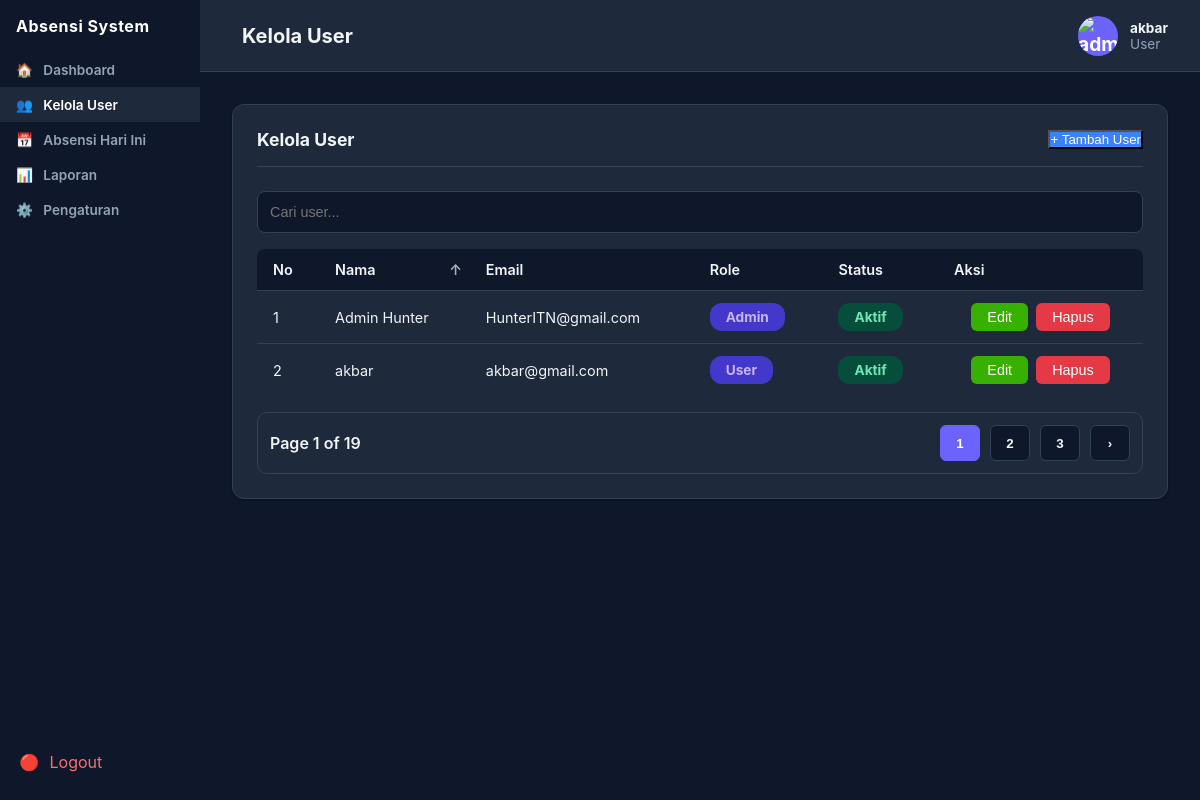
The app's page /admin/kelola_user.php (signed in) with its own data.
### tables this page shows
CREATE TABLE `users` (
  `id` int(11) NOT NULL,
  `username` varchar(50) NOT NULL,
  `password` varchar(255) NOT NULL,
  `nama_lengkap` varchar(100) NOT NULL,
  `email` varchar(100) NOT NULL,
  `level` enum('admin','user') DEFAULT 'user',
  `foto` varchar(255) DEFAULT NULL,
  `created_at` timestamp NULL DEFAULT current_timestamp(),
  `role` varchar(20) NOT NULL DEFAULT 'user',
  `status` varchar(20) NOT NULL DEFAULT 'aktif'
);

### admin/kelola_user.php (the view, shortened to what this page needs)
<?php
include '../koneksi.php';
$tema = 'light';
$sql_tema = "SELECT tema FROM pengaturan LIMIT 1";
$result_tema = mysqli_query($conn, $sql_tema);
if ($result_tema && mysqli_num_rows($result_tema) > 0) {
    $row_tema = mysqli_fetch_assoc($result_tema);
    $tema = $row_tema['tema'] ?? 'light';
}
$role         = $_SESSION['role'] ?? 'user';
$usernameLogin= $_SESSION['username'] ?? '';
$namaLogin    = $_SESSION['nama_lengkap'] ?? $usernameLogin;
?>
<!DOCTYPE html>
<html lang="id" data-theme="<?= htmlspecialchars($tema) ?>">
<head>
    <link rel="stylesheet" href="../admin_css/kelola_user.css"/>
    <link rel="stylesheet" href="https://cdnjs.cloudflare.com/ajax/libs/font-awesome/6.4.0/css/all.min.css"/>
</head>
<body>
    <div class="navbar">
        <div class="navbar-left">
            <div class="navbar-title"><h1>Kelola User</h1></div>
        </div>
        <div class="navbar-profile">
            <img src="../assets/admin.jpg" alt="admin" class="profile-img">
            <div class="profile-info">
                <span class="profile-name"><?= htmlspecialchars($namaLogin) ?></span>
                <span class="profile-role"><?= htmlspecialchars(ucfirst($role)) ?></span>
            </div>
        </div>
    </div>
    <aside class="sidebar" id="sidebar">
        <div class="sidebar-header"><span class="sidebar-title">Absensi System</span></div>
        <nav class="sidebar-menu">
            <a href="dashboard.php"><span class="icon">🏠</span> Dashboard</a>
            <a href="kelola_user.php" class="active"><span class="icon">👥</span> Kelola User</a>
            <a href="absensi.php"><span class="icon">📅</span> Absensi Hari Ini</a>
            <a href="laporan.php"><span class="icon">📊</span> Laporan</a>
            <a href="pengaturan.php"><span class="icon">⚙️</span> Pengaturan</a>
        </nav>
        <a href="keluar.php" class="sidebar-logout"><span class="icon">🔴</span> Logout</a>
    </aside>
    <div class="main-wrapper">
        <main class="main-content">
            <div class="card kelola-user-card">
                <div class="card-header">
                    <span class="card-title">Kelola User</span>
                    <button class="btn-primary" onclick="document.getElementById('modalUser').style.display='block'">+ Tambah User</button>
                </div>
                <input type="text" class="search-user" placeholder="Cari user..." id="searchUser" />
                <div class="table-responsive">
                    <table class="user-table">
                        <thead>
                            <tr>
                                <th>No</th>
                                <th class="sortable">Nama</th>
                                <th>Email</th>
                                <th>Role</th>
                                <th>Status</th>
                                <th>Aksi</th>
                            </tr>
                        </thead>
                        <tbody>
                        <?php
                        $sql = "SELECT * FROM users ORDER BY id ASC";
                        $result = mysqli_query($conn, $sql);
                        $no = 1;
                        if ($result) {
                            while ($row = mysqli_fetch_assoc($result)) {
                                echo '<tr>';
                                echo '<td>' . $no . '</td>';
                                echo '<td>' . htmlspecialchars($row['nama_lengkap']) . '</td>';
                                echo '<td>' . htmlspecialchars($row['email']) . '</td>';
                                echo '<td><span class="badge role-user">' . htmlspecialchars(ucfirst($row['role'])) . '</span></td>';
                                echo '<td><span class="badge status-aktif">' . htmlspecialchars(ucfirst($row['status'])) . '</span></td>';
                                echo '<td style="text-align:center;">';
                                if (strtolower($row['status']) === 'pending') {
                                    echo '<form method="post" style="display:inline;">';
                                    echo '<button class="btn-edit" type="submit" name="acc_user" value="' . $row['id'] . '" onclick="return confirm(\'ACC user ini?\')">ACC</button> ';
                                    echo '</form>';
                                    echo '<form method="post" style="display:inline;">';
                                    echo '<button class="btn-hapus" type="submit" name="tolak_user" value="' . $row['id'] . '" onclick="return confirm(\'Tolak dan hapus user ini?\')">Tolak</button>';
                                    echo '</form>';
                                } else {
                                    echo '<button type="button" class="btn-edit" onclick="editUser(' . htmlspecialchars(json_encode($row)) . ')">Edit</button> ';
                                    echo '<form method="post" action="" style="display:inline;">';
                                    echo '<button class="btn-hapus" type="submit" name="hapus_user" value="' . $row['id'] . '" onclick="return confirm(\'Yakin hapus user ini?\')">Hapus</button>';
                                    echo '</form>';
                                }
                                echo '</td>';
                                echo '</tr>';
                                $no++;
                            }
                        }
                        ?>
                        </tbody>
                    </table>
                </div>
                <div id="pagerMount"></div>
            </div>
        </main>
    </div>
</body>
</html>

### records on screen
users: nama_lengkap "Admin Hunter", email "HunterITN@gmail.com", role "Admin", status "Aktif", $row['id'] 4 (drawn)
users: nama_lengkap "akbar", email "akbar@gmail.com", role "User", status "Aktif", $row['id'] 15 (drawn)

### other values on screen
$namaLogin "akbar"
$role "User"
